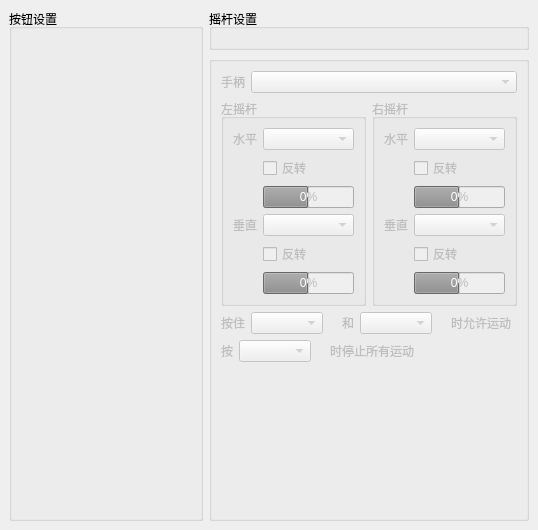
<?xml version="1.0" encoding="UTF-8"?>
<ui version="4.0">
 <class>GamepadSettings</class>
 <widget class="QWidget" name="GamepadSettings">
  <property name="geometry">
   <rect>
    <x>0</x>
    <y>0</y>
    <width>538</width>
    <height>530</height>
   </rect>
  </property>
  <layout class="QVBoxLayout" name="verticalLayout_2">
   <property name="leftMargin">
    <number>0</number>
   </property>
   <property name="topMargin">
    <number>0</number>
   </property>
   <property name="rightMargin">
    <number>0</number>
   </property>
   <property name="bottomMargin">
    <number>0</number>
   </property>
   <item>
    <widget class="QScrollArea" name="scrollArea">
     <property name="frameShape">
      <enum>QFrame::NoFrame</enum>
     </property>
     <property name="widgetResizable">
      <bool>true</bool>
     </property>
     <widget class="QWidget" name="scrollAreaWidgetContents">
      <property name="geometry">
       <rect>
        <x>0</x>
        <y>0</y>
        <width>538</width>
        <height>530</height>
       </rect>
      </property>
      <layout class="QHBoxLayout" name="horizontalLayout_4" stretch="1,1">
       <item>
        <widget class="QGroupBox" name="groupButtons">
         <property name="title">
          <string>按钮设置</string>
         </property>
         <layout class="QFormLayout" name="buttonsLayout"/>
        </widget>
       </item>
       <item>
        <layout class="QVBoxLayout" name="verticalLayout">
         <item>
          <widget class="QGroupBox" name="groupAxes">
           <property name="title">
            <string>摇杆设置</string>
           </property>
           <layout class="QFormLayout" name="axesLayout"/>
          </widget>
         </item>
         <item>
          <widget class="QGroupBox" name="groupTBD">
           <property name="enabled">
            <bool>false</bool>
           </property>
           <property name="title">
            <string/>
           </property>
           <layout class="QGridLayout" name="gridLayout_2">
            <item row="1" column="0">
             <widget class="QGroupBox" name="groupLeft">
              <property name="title">
               <string>左摇杆</string>
              </property>
              <layout class="QFormLayout" name="formLayout_4">
               <item row="0" column="0">
                <widget class="QLabel" name="titleLeftX">
                 <property name="text">
                  <string>水平</string>
                 </property>
                </widget>
               </item>
               <item row="0" column="1">
                <widget class="QComboBox" name="axisLeftX"/>
               </item>
               <item row="1" column="1">
                <widget class="QCheckBox" name="reverseLeftX">
                 <property name="text">
                  <string>反转</string>
                 </property>
                </widget>
               </item>
               <item row="2" column="1">
                <widget class="QProgressBar" name="statusLeftX">
                 <property name="minimum">
                  <number>-100</number>
                 </property>
                 <property name="value">
                  <number>0</number>
                 </property>
                 <property name="format">
                  <string>%v%</string>
                 </property>
                </widget>
               </item>
               <item row="3" column="0">
                <widget class="QLabel" name="titleLeftY">
                 <property name="text">
                  <string>垂直</string>
                 </property>
                </widget>
               </item>
               <item row="3" column="1">
                <widget class="QComboBox" name="axisLeftY"/>
               </item>
               <item row="4" column="1">
                <widget class="QCheckBox" name="reverseLeftY">
                 <property name="text">
                  <string>反转</string>
                 </property>
                </widget>
               </item>
               <item row="5" column="1">
                <widget class="QProgressBar" name="statusLeftY">
                 <property name="minimum">
                  <number>-100</number>
                 </property>
                 <property name="value">
                  <number>0</number>
                 </property>
                 <property name="format">
                  <string>%v%</string>
                 </property>
                </widget>
               </item>
              </layout>
             </widget>
            </item>
            <item row="1" column="1">
             <widget class="QGroupBox" name="groupRight">
              <property name="title">
               <string>右摇杆</string>
              </property>
              <layout class="QFormLayout" name="formLayout_2">
               <item row="0" column="0">
                <widget class="QLabel" name="titleRightX">
                 <property name="text">
                  <string>水平</string>
                 </property>
                </widget>
               </item>
               <item row="0" column="1">
                <widget class="QComboBox" name="axisRightX"/>
               </item>
               <item row="1" column="1">
                <widget class="QCheckBox" name="reverseRightX">
                 <property name="text">
                  <string>反转</string>
                 </property>
                </widget>
               </item>
               <item row="2" column="1">
                <widget class="QProgressBar" name="statusRightX">
                 <property name="minimum">
                  <number>-100</number>
                 </property>
                 <property name="value">
                  <number>0</number>
                 </property>
                 <property name="format">
                  <string>%v%</string>
                 </property>
                </widget>
               </item>
               <item row="3" column="0">
                <widget class="QLabel" name="titleRightY">
                 <property name="text">
                  <string>垂直</string>
                 </property>
                </widget>
               </item>
               <item row="3" column="1">
                <widget class="QComboBox" name="axisRightY"/>
               </item>
               <item row="4" column="1">
                <widget class="QCheckBox" name="reverseRightY">
                 <property name="text">
                  <string>反转</string>
                 </property>
                </widget>
               </item>
               <item row="5" column="1">
                <widget class="QProgressBar" name="statusRightY">
                 <property name="minimum">
                  <number>-100</number>
                 </property>
                 <property name="value">
                  <number>0</number>
                 </property>
                 <property name="format">
                  <string>%v%</string>
                 </property>
                </widget>
               </item>
              </layout>
             </widget>
            </item>
            <item row="2" column="0" colspan="2">
             <layout class="QHBoxLayout" name="horizontalLayout_3">
              <item>
               <widget class="QLabel" name="enableTitle_1">
                <property name="text">
                 <string>按住</string>
                </property>
               </widget>
              </item>
              <item>
               <widget class="QComboBox" name="enable1"/>
              </item>
              <item>
               <widget class="QLabel" name="enable1Status">
                <property name="pixmap">
                 <pixmap resource="../../resources/icons/Fatcow.qrc">:/fatcow/16x16/bullet_green.png</pixmap>
                </property>
               </widget>
              </item>
              <item>
               <widget class="QLabel" name="enableTitle_2">
                <property name="text">
                 <string>和</string>
                </property>
               </widget>
              </item>
              <item>
               <widget class="QComboBox" name="enable2"/>
              </item>
              <item>
               <widget class="QLabel" name="enable2Status">
                <property name="pixmap">
                 <pixmap resource="../../resources/icons/Fatcow.qrc">:/fatcow/16x16/bullet_green.png</pixmap>
                </property>
               </widget>
              </item>
              <item>
               <widget class="QLabel" name="enableTitle_3">
                <property name="text">
                 <string>时允许运动</string>
                </property>
               </widget>
              </item>
              <item>
               <spacer name="horizontalSpacer_2">
                <property name="orientation">
                 <enum>Qt::Horizontal</enum>
                </property>
                <property name="sizeHint" stdset="0">
                 <size>
                  <width>40</width>
                  <height>20</height>
                 </size>
                </property>
               </spacer>
              </item>
             </layout>
            </item>
            <item row="3" column="0" colspan="2">
             <layout class="QHBoxLayout" name="horizontalLayout_2">
              <item>
               <widget class="QLabel" name="stopTitle_1">
                <property name="text">
                 <string>按</string>
                </property>
               </widget>
              </item>
              <item>
               <widget class="QComboBox" name="stopB"/>
              </item>
              <item>
               <widget class="QLabel" name="stopStatus">
                <property name="pixmap">
                 <pixmap resource="../../resources/icons/Fatcow.qrc">:/fatcow/16x16/bullet_green.png</pixmap>
                </property>
               </widget>
              </item>
              <item>
               <widget class="QLabel" name="stopTitle_2">
                <property name="text">
                 <string>时停止所有运动</string>
                </property>
               </widget>
              </item>
              <item>
               <spacer name="horizontalSpacer">
                <property name="orientation">
                 <enum>Qt::Horizontal</enum>
                </property>
                <property name="sizeHint" stdset="0">
                 <size>
                  <width>40</width>
                  <height>20</height>
                 </size>
                </property>
               </spacer>
              </item>
             </layout>
            </item>
            <item row="4" column="0">
             <spacer name="verticalSpacer">
              <property name="orientation">
               <enum>Qt::Vertical</enum>
              </property>
              <property name="sizeHint" stdset="0">
               <size>
                <width>20</width>
                <height>40</height>
               </size>
              </property>
             </spacer>
            </item>
            <item row="0" column="0" colspan="2">
             <layout class="QHBoxLayout" name="horizontalLayout" stretch="0,1">
              <item>
               <widget class="QLabel" name="gamepadTitle">
                <property name="text">
                 <string>手柄</string>
                </property>
               </widget>
              </item>
              <item>
               <widget class="QComboBox" name="gamepad"/>
              </item>
             </layout>
            </item>
           </layout>
          </widget>
         </item>
        </layout>
       </item>
      </layout>
     </widget>
    </widget>
   </item>
  </layout>
 </widget>
 <resources>
  <include location="../../resources/icons/Fatcow.qrc"/>
 </resources>
 <connections/>
</ui>
